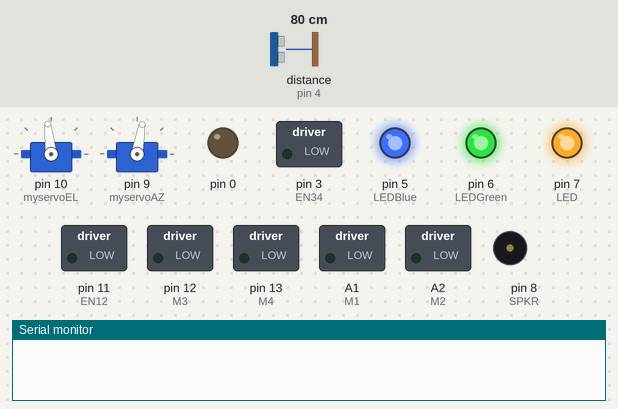
Recording of a sketch running on a simulated Arduino Leonardo, built with avr-gcc and run on an emulated ATmega32U4. Shown: 2 × servo, switched loads named in the sketch (green lamp = pin HIGH), output pins drawn as LEDs (lit = HIGH), buzzer (waves = sounding), the last lines printed to the serial monitor. The inputs (shaded band) are chosen by the test bench; at power-on: distance to the obstacle (sensor on pin 4) 80 cm. The echo pulse lasts 58.3 µs per cm; pins used as bus, display or sensor lines are not drawn.

Above: at 0.5 s.
At 8.91 s:
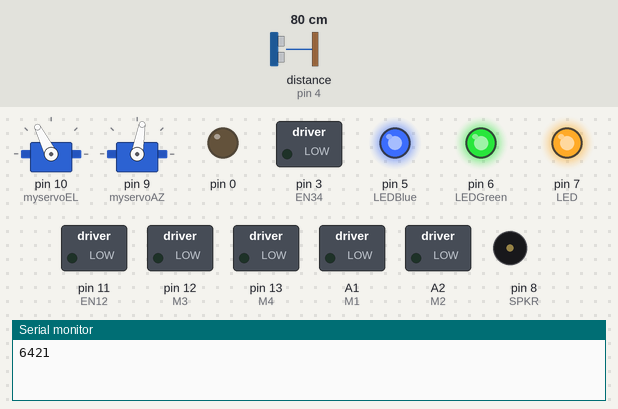
At 17.28 s:
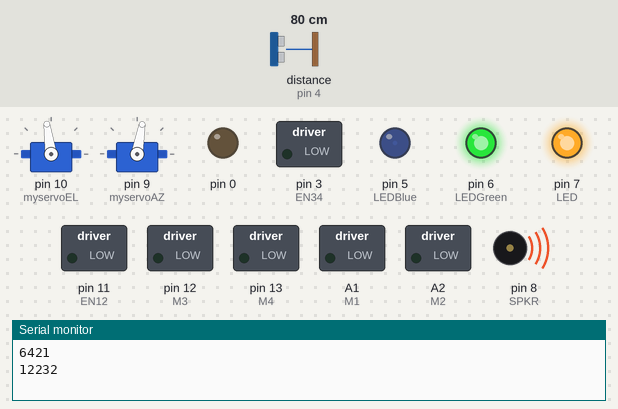
At 35.9 s:
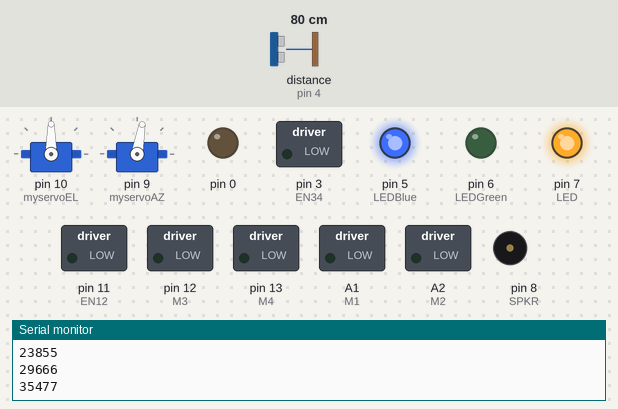
At 36.7 s:
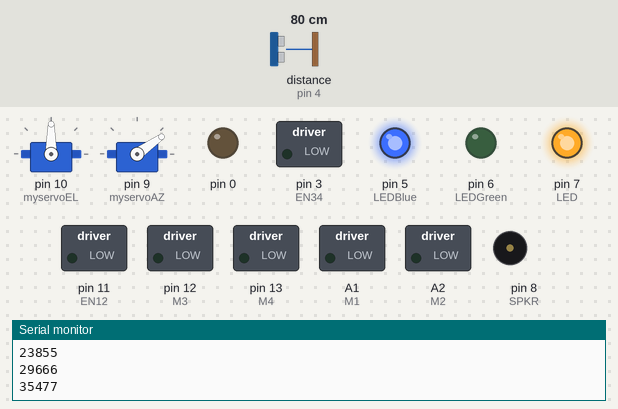
At 38.7 s:
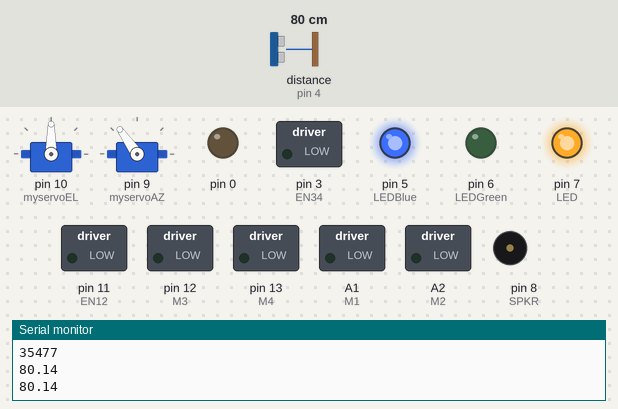
Timing chart, 0 to 40.0 s (numbered marks = the images above):
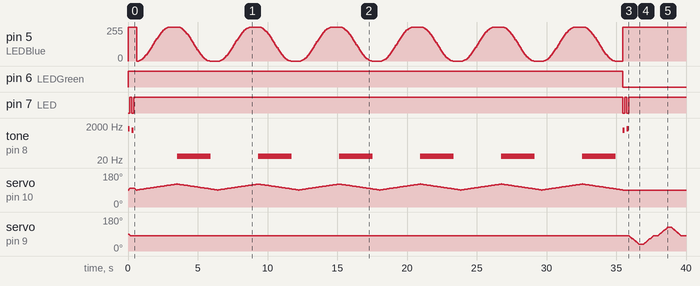

The sketch:

Sleep.ino
```cpp
#include "VarSpeedServo.h"
#include "pitches.h"

#define TRIGGER_PIN  2  // Arduino pin tied to trigger pin on the ultrasonic sensor.
#define ECHO_PIN     4  // Arduino pin tied to echo pin on the ultrasonic sensor.
#define MAX_DISTANCE 200 // max distance in cm for ultrasonic sensor
#define LED    7  // Arduino pin driving the red LED
#define LEDGreen  6 // Arduino pin driving the green LED
#define LEDBlue 5 // Arduino pin driving the blue LED
#define SPKR    8  // Arduino pin driving the speaker
#define EN12  11 // enable for first half-bridge in the motor driver
#define EN34  3 // enable for second half-bridge in the motor driver
#define M4  13 // half-bridge input 4A (left motor)
#define M3  12 // half-bridge input 3A (left motor)
#define M2  A2 // half-bridge input 2A (right motor)
#define M1  A1 // half-bridge input 1A (right motor)


// notes in the melody:
int melody[] = {
  NOTE_C4, NOTE_G3, NOTE_G3, NOTE_A3, NOTE_G3, 0, NOTE_B3, NOTE_C4
};

// note durations: 4 = quarter note, 8 = eighth note, etc.:
int noteDurations[] = {
  4, 8, 8, 4, 4, 4, 4, 4
};

int fadeValueG = 0;
int fadeValueB = 0;
int nodValueLast = 0;
int nod = -50;
int flag = 0;
int waketime = 15000;
int sleeptime = 30000;
int dittime = 100;
int steptime = 75;

float theta = 0;
float dtheta = 0.05;
float pi = 3.1415926;
float distance,distance1,distance2;
float maxrange = 30;

VarSpeedServo myservoAZ;  // define azimuth servo
VarSpeedServo myservoEL;  // define elevation servo

int posAZ = 0;    // variable to store the servo position
int posEL = 0;

int i, n, nmin;
long counter = 0;
unsigned long starttime, now;

int azbias = -10;

void setup()
{
  pinMode(LED, OUTPUT);
  pinMode(LEDGreen, OUTPUT);
  pinMode(LEDBlue, OUTPUT);
  pinMode(SPKR, OUTPUT);
  pinMode(EN12, OUTPUT);
  pinMode(EN34, OUTPUT);
  pinMode(M1, OUTPUT);
  pinMode(M2, OUTPUT);
  pinMode(M3, OUTPUT);
  pinMode(M4, OUTPUT);

  pinMode(TRIGGER_PIN,OUTPUT);
  pinMode(ECHO_PIN,INPUT);

  myservoEL.attach(10, 700, 2500); // attaches the servo on pin 10 to the servo object
  myservoAZ.attach(9, 600, 2400); // attaches the servo on pin 9 to the servo object

  //for debugging
  pinMode(0, OUTPUT);
  Serial.begin(9600);

  digitalWrite(LED, HIGH);
  digitalWrite(LEDBlue, HIGH);
  digitalWrite(LEDGreen, HIGH);
  myservoEL.slowmove(100, 40);
  myservoAZ.slowmove(90 + azbias, 40);
  starttime = millis();
  uhoh();

}


void loop() {
  myservoEL.write(90,40,true);
  myservoEL.write(90 - nod, 7);
  digitalWrite(LEDGreen, HIGH);
  digitalWrite(LED,HIGH);
  for (theta=0;theta<pi/2;theta=theta+dtheta){
    fadeValueB = (255.) * sin(theta) * sin(theta);
    analogWrite(LEDBlue, fadeValueB);
    delay(steptime);
    //Serial.println(theta);
  }
  delay(500);
  myservoEL.write(90,7);
  for (theta=pi/2;theta<pi;theta = theta+dtheta){
    fadeValueB = (255.) * sin(theta) * sin(theta);
    analogWrite(LEDBlue, fadeValueB);
    tone(SPKR, NOTE_C1, steptime);
    delay(steptime);
  }
  delay(500);
  /*Serial.println(fadeValueB);
  //Serial.println(fadeValueLast);
  //delay(5000);
  if (fadeValueB<2){
    myservoEL.write(100,5);
  }
  if (fadeValueB>254){
    myservoEL.write(100-nod,5);
  }
  /*nod = fadeValueB * 50 / 255;
  myservoEL.write(100 + nod, 20,true);*/
  /*theta = theta + dtheta;*/
  /*Serial.print("nodValueLast = ");
  Serial.println(nodValueLast);
  Serial.print("nod = ");
  Serial.println(nod);
  if ((fadeValueB < 200) && (nod < nodValueLast)) {
    tone(SPKR, NOTE_C1, 200);
    //Serial.println(fadeValueB);
    //Serial.println(fadeValueLast);
    //delay(5000);
    //delay(100);
  }
  delay(100);
  nodValueLast = nod;*/
  now = millis();
  Serial.println(now-starttime);
  if ((now - starttime) > sleeptime) {
    starttime = millis();
    wake();
    for (int i=1;i<waketime/200;i++){
      distance1 = getDistance();
      distance2 = getDistance();
      distance = (distance1+distance2)/2;
      Serial.println(distance);
      if ((distance>0)&&(distance<maxrange)){
        sayhi();
      }
      delay(200);
     }
   }
    //delay(waketime);
    //starttime = millis();
    nodValueLast = 0;
    theta = 0;
  }


void wake() {
  myservoEL.slowmove(90, 40);
  digitalWrite(LEDBlue, HIGH);
  digitalWrite(LEDGreen, LOW);
  huh();
  myservoAZ.slowmove(45 + azbias, 40);
  delay(1000);
  distance1 = getDistance();
  distance2 = getDistance();
  distance = (distance1+distance2)/2;
  Serial.println(distance);
  if ((distance>0)&&(distance<maxrange)){
    sayhi();
  }
  myservoAZ.slowmove(90 + azbias, 40);
  delay(1000);
  distance1 = getDistance();
  distance2 = getDistance();
  distance = (distance1+distance2)/2;
  Serial.println(distance);
  if ((distance>0)&&(distance<maxrange)){
    sayhi();
  }
  myservoAZ.slowmove(135 + azbias, 40);
  delay(1000);
  distance1 = getDistance();
  distance2 = getDistance();
  distance = (distance1+distance2)/2;
  Serial.println(distance);
  if ((distance>0)&&(distance<maxrange)){
    sayhi();
  }
  myservoAZ.slowmove(90 + azbias, 40);
  delay(1000);
  distance1 = getDistance();
  distance2 = getDistance();
  distance = (distance1+distance2)/2;
  Serial.println(distance);
  if ((distance>0)&&(distance<maxrange)){
    sayhi();
  }
  //delay(1000);
}

void uhoh() {
  tone(SPKR, NOTE_F6, 125);
  digitalWrite(LED, LOW);
  delay(125);
  digitalWrite(LED, HIGH);
  delay(150);
  tone(SPKR, NOTE_CS6, 125);
  digitalWrite(LED, LOW);
  delay(125);
  digitalWrite(LED, HIGH);
  delay(50);
}

void huh() {
  tone(SPKR, NOTE_CS6, 125);
  digitalWrite(LED, LOW);
  delay(125);
  digitalWrite(LED, HIGH);
  delay(150);
  tone(SPKR, NOTE_F6, 125);
  digitalWrite(LED, LOW);
  delay(125);
  digitalWrite(LED, HIGH);
  delay(50);
}
void sayhi(){
  tone(SPKR, NOTE_C7, 50);
  delay(dittime);
  tone(SPKR, NOTE_C7, 50);
  delay(dittime);
  tone(SPKR, NOTE_C7, 50);
  delay(dittime);
  tone(SPKR, NOTE_C7, 50);
  delay(dittime);
  delay(3*dittime);
  tone(SPKR, NOTE_C7, 50);
  delay(dittime);
  tone(SPKR, NOTE_C7, 50);
  delay(3*dittime);
}
float getDistance()
{
  unsigned long pulseWidth = 0;
  digitalWrite(TRIGGER_PIN,HIGH);
  delayMicroseconds(10);
  digitalWrite(TRIGGER_PIN,LOW);
  pulseWidth = pulseIn(ECHO_PIN, HIGH, 50000);
  float range_cm = (((float)pulseWidth)/58.2);
  //Serial.println(pulseWidth);
  //Serial.println(range_cm);
  //if (range_cm>100) range_cm = 0; //not accurate over 50cm

  return range_cm;
}
```

pitches.h
```cpp
/*************************************************
 * Public Constants
 *************************************************/

#define NOTE_B0  31
#define NOTE_C1  33
#define NOTE_CS1 35
#define NOTE_D1  37
#define NOTE_DS1 39
#define NOTE_E1  41
#define NOTE_F1  44
#define NOTE_FS1 46
#define NOTE_G1  49
#define NOTE_GS1 52
#define NOTE_A1  55
#define NOTE_AS1 58
#define NOTE_B1  62
#define NOTE_C2  65
#define NOTE_CS2 69
#define NOTE_D2  73
#define NOTE_DS2 78
#define NOTE_E2  82
#define NOTE_F2  87
#define NOTE_FS2 93
#define NOTE_G2  98
#define NOTE_GS2 104
#define NOTE_A2  110
#define NOTE_AS2 117
#define NOTE_B2  123
#define NOTE_C3  131
#define NOTE_CS3 139
#define NOTE_D3  147
#define NOTE_DS3 156
#define NOTE_E3  165
#define NOTE_F3  175
#define NOTE_FS3 185
#define NOTE_G3  196
#define NOTE_GS3 208
#define NOTE_A3  220
#define NOTE_AS3 233
#define NOTE_B3  247
#define NOTE_C4  262
#define NOTE_CS4 277
#define NOTE_D4  294
#define NOTE_DS4 311
#define NOTE_E4  330
#define NOTE_F4  349
#define NOTE_FS4 370
#define NOTE_G4  392
#define NOTE_GS4 415
#define NOTE_A4  440
#define NOTE_AS4 466
#define NOTE_B4  494
#define NOTE_C5  523
#define NOTE_CS5 554
#define NOTE_D5  587
#define NOTE_DS5 622
#define NOTE_E5  659
#define NOTE_F5  698
#define NOTE_FS5 740
#define NOTE_G5  784
#define NOTE_GS5 831
#define NOTE_A5  880
#define NOTE_AS5 932
#define NOTE_B5  988
#define NOTE_C6  1047
#define NOTE_CS6 1109
#define NOTE_D6  1175
#define NOTE_DS6 1245
#define NOTE_E6  1319
#define NOTE_F6  1397
#define NOTE_FS6 1480
#define NOTE_G6  1568
#define NOTE_GS6 1661
#define NOTE_A6  1760
#define NOTE_AS6 1865
#define NOTE_B6  1976
#define NOTE_C7  2093
#define NOTE_CS7 2217
#define NOTE_D7  2349
#define NOTE_DS7 2489
#define NOTE_E7  2637
#define NOTE_F7  2794
#define NOTE_FS7 2960
#define NOTE_G7  3136
#define NOTE_GS7 3322
#define NOTE_A7  3520
#define NOTE_AS7 3729
#define NOTE_B7  3951
#define NOTE_C8  4186
#define NOTE_CS8 4435
#define NOTE_D8  4699
#define NOTE_DS8 4978
```

Measured:
- by itself, pin 6 (LEDGreen): HIGH → LOW at 35.5 s
- by itself, pin 7 (LED): goes LOW 0.13 s, HIGH 35.1 s, LOW 0.13 s, HIGH 0.15 s, LOW 0.13 s, then HIGH
- by itself, tone on pin 8 (SPKR): plays 1397 Hz for 0.13 s, 1109 Hz for 0.13 s, 33 Hz for 2.4 s, 33 Hz for 2.4 s, 33 Hz for 2.4 s, 33 Hz for 2.4 s … (10 notes in this stretch)
